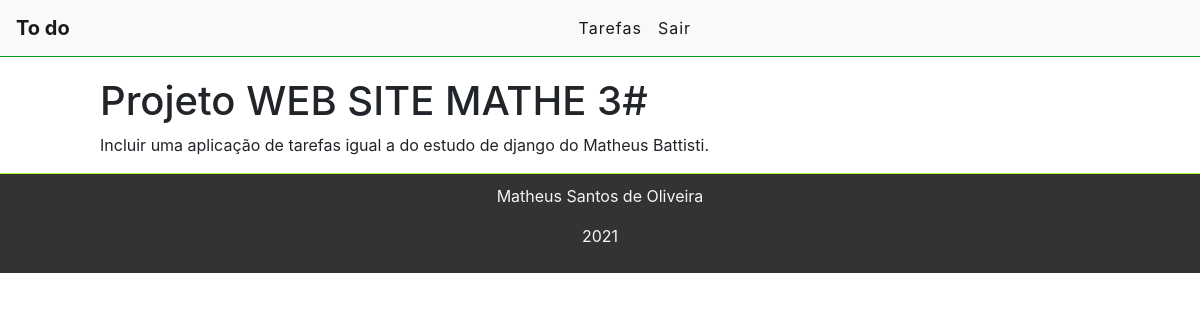
The page /task/21 (signed in) on the database its author committed.
### tasks/models.py (models this page shows, shortened)
class Task(models.Model):
    STATUS = (('doing', 'doing'), ('done', 'done'),)
    title = models.CharField(max_length=255)
    description = models.TextField()
    done = models.CharField(max_length=5,choices=STATUS)
    user = models.ForeignKey(get_user_model(), on_delete=models.CASCADE) #models.CASDADE deleta todos os dados quando o usuário deleta a conta
    created_at = models.DateField(auto_now_add=True)
    updated_at = models.DateField(auto_now=True)

### tasks/views.py (the view)
# urls.py: path('task/<int:id>', views.TaskView, name="task-view"), #R
@login_required
def TaskView(request, id):  # CRUD = R
    tasks = get_object_or_404(Task, pk=id)
    return render(request, 'task/task.html', {'task': tasks})

### tasks/templates/task/task.html (shortened to what this page needs)
{% extends 'base.html' %}
{% block content %}
<div class="offset-1 col-10 list-div">
    <h1>{{task.title}}</h1>
    <p>{{task.description}}</p>
</div>
{% endblock %}

### tasks/static/css/styles.css (style rules this page uses)
.list-div { padding: 0; }

### rows shown on the page
Task: title "Projeto WEB SITE MATHE 3#", description "Incluir uma aplicação de tarefas igual a do estudo de django do Matheus Battisti."
